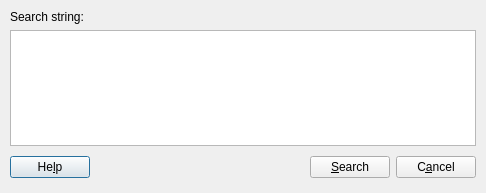
<ui version="4.0" >
 <author></author>
 <comment></comment>
 <exportmacro></exportmacro>
 <class>QgsAdvancedAttrSearchBase</class>
 <widget class="QDialog" name="QgsAdvancedAttrSearchBase" >
  <property name="geometry" >
   <rect>
    <x>0</x>
    <y>0</y>
    <width>486</width>
    <height>193</height>
   </rect>
  </property>
  <property name="windowTitle" >
   <string>Advanced search</string>
  </property>
  <layout class="QVBoxLayout" >
   <property name="margin" >
    <number>10</number>
   </property>
   <property name="spacing" >
    <number>6</number>
   </property>
   <item>
    <widget class="QLabel" name="textLabel1" >
     <property name="text" >
      <string>Search string:</string>
     </property>
    </widget>
   </item>
   <item>
    <widget class="QTextEdit" name="mSearchString" />
   </item>
   <item>
    <layout class="QHBoxLayout" >
     <property name="margin" >
      <number>0</number>
     </property>
     <property name="spacing" >
      <number>6</number>
     </property>
     <item>
      <widget class="QPushButton" name="btnShowHelp" >
       <property name="text" >
        <string>He&amp;lp</string>
       </property>
       <property name="shortcut" >
        <string>Alt+L</string>
       </property>
      </widget>
     </item>
     <item>
      <spacer>
       <property name="orientation" >
        <enum>Qt::Horizontal</enum>
       </property>
       <property name="sizeType" >
        <enum>QSizePolicy::Expanding</enum>
       </property>
       <property name="sizeHint" >
        <size>
         <width>250</width>
         <height>31</height>
        </size>
       </property>
      </spacer>
     </item>
     <item>
      <widget class="QPushButton" name="btnSearch" >
       <property name="text" >
        <string>&amp;Search</string>
       </property>
       <property name="shortcut" >
        <string>Alt+S</string>
       </property>
      </widget>
     </item>
     <item>
      <widget class="QPushButton" name="btnCancel" >
       <property name="text" >
        <string>C&amp;ancel</string>
       </property>
       <property name="shortcut" >
        <string>Alt+A</string>
       </property>
      </widget>
     </item>
    </layout>
   </item>
  </layout>
 </widget>
 <layoutdefault spacing="6" margin="11" />
 <pixmapfunction>qPixmapFromMimeSource</pixmapfunction>
 <resources/>
 <connections/>
</ui>
